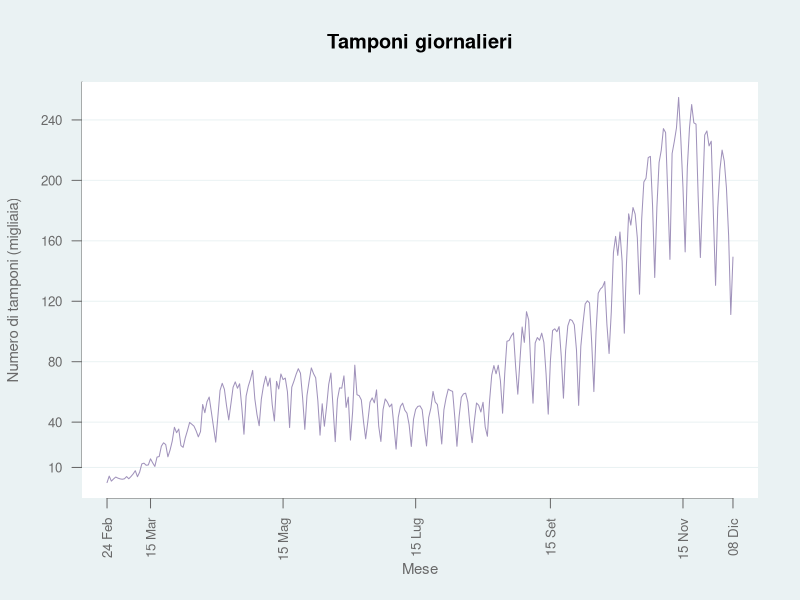
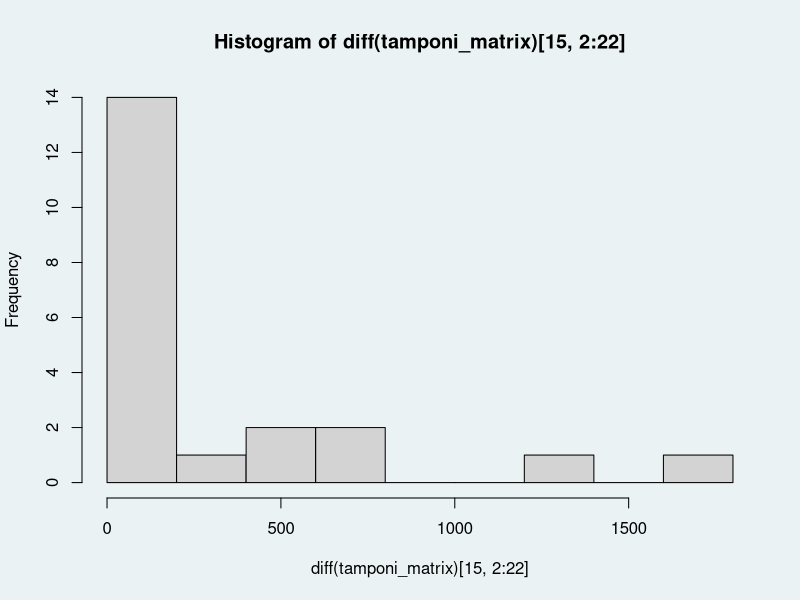
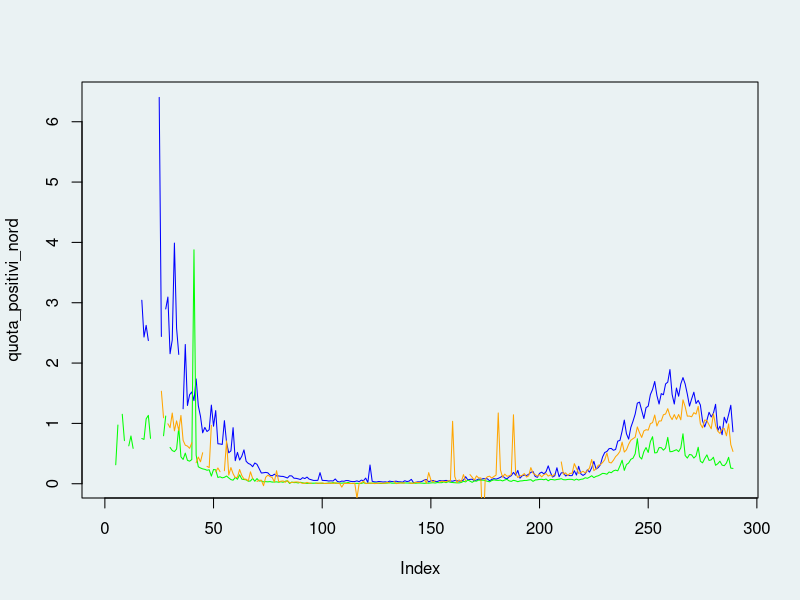
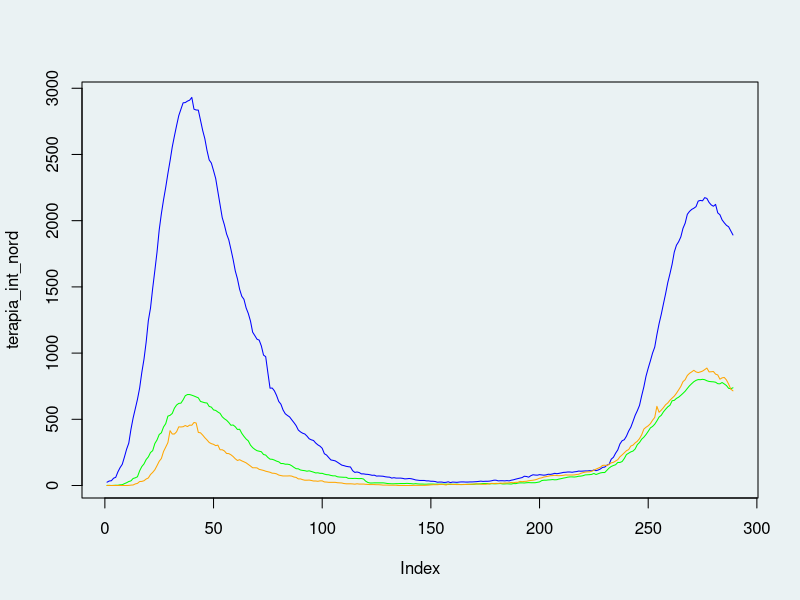

The R source for these figures, in order:
## ---- chunk 1
knitr::opts_chunk$set(echo=TRUE,fig.dim=c(5,5))
options(scipen=999)
setwd("/Users/mau/github/covid_19_data")
## ---- chunk 2
options(scipen=999)
setwd("/Users/mau/github/covid_19_data")
covid_data <- read.delim("covid_data.csv",sep=",",header=T)
date_matrix <- matrix(covid_data$date,ncol=22)
date <- as.Date(date_matrix[,1])
tamponi_matrix <- matrix(covid_data$tamponi,ncol=22)
tamponi_ita <- diff(tamponi_matrix[,1])
## ---- chunk 3
#Function that allows me to customize the plot region
plot_region <- function() {
  points(0, 0, pch=16, cex=1e6, col="#FFFFFF") #FFFFFF: white
  #grid(NA,ny=NULL,col="#EAF2F3",lty=1,lwd=2)
}
## ---- chunk 4
ymarks <- c(10000,40000,80000,120000,160000,200000,240000,280000)
ylabels <- c("10","40","80","120","160","200","240","280")
xmarks <- date[c(1,21,82,143,205,266,289)] #,"2020-12-15"
xlabels <- c("24 Feb","15 Mar","15 Mag","15 Lug","15 Set","15 Nov","08 Dic")

par(bg="#EAF2F3")
plot(c(0,tamponi_ita)~date,type="l",xaxt="n",yaxt="n",xlab="",ylab="",bty="n",main="Tamponi giornalieri")
title(xlab="Mese",ylab="Numero di tamponi (migliaia)",cex.lab=.9,col.lab="#696969",panel.first=plot_region())
axis.Date(1,at=xmarks,labels=xlabels,cex.axis=.8,col="#696969",col.axis="#696969",las=2)
axis(2,tick=TRUE,at=ymarks,labels=ylabels,las=2,cex.axis=.8,col="#696969",col.axis="#696969")
abline(h=ymarks,col="#EAF2F3",panel.first=plot_region()) #v=xmarks,
points(c(0,tamponi_ita)~date,type="l",col="#8877AACC")
mean_tamp <- data.frame("Mean first wave"=round(mean(tamponi_ita[1:30])),"Mean second wave"=round(mean(tamponi_ita[214:244])))
knitr::kable(mean_tamp,caption="Mean daily tests in the first thirty days of the two waves")
summary(diff(tamponi_matrix)[15,2:22])
hist(diff(tamponi_matrix)[15,2:22])
means_tamp_reg_fw <- colSums(diff(tamponi_matrix)[1:29,])/29
means_fw <- mean(means_tamp_reg_fw[2:22])
sd_fw <- sd(means_tamp_reg_fw[2:22])
means_tamp_reg_sw <- colSums(diff(tamponi_matrix)[214:243,])/29
means_sw <- mean(means_tamp_reg_sw[2:22])
sd_sw <- sd(means_tamp_reg_sw[2:22])
var_tamp <- data.frame("First wave"=round(c(means_fw,sd_fw)),"Second wave"=round(c(means_sw,sd_sw)))
knitr::kable(var_tamp,caption="Variability in mean daily tests in the first thirty days of the two waves")
## ---- chunk 5
quota_positivi_nord <- rowSums(matrix(c(covid_data$nuovi_positivi[1],diff(covid_data$totale_casi))/c(covid_data$tamponi[1],diff(covid_data$tamponi)),ncol=22)[,c(2:8,21,22)])
quota_positivi_centro <- rowSums(matrix(diff(covid_data$totale_casi)/diff(covid_data$tamponi),ncol=22)[,9:12])
quota_positivi_sud <- rowSums(matrix(diff(covid_data$totale_casi)/diff(covid_data$tamponi),ncol=22)[,13:20])

plot(quota_positivi_nord,type="l",col="blue")
lines(quota_positivi_centro,col="green")
lines(quota_positivi_sud,col="orange")

terapia_int_nord <- rowSums(matrix(covid_data$terapia_intensiva,ncol=22)[,c(2:8,21,22)])
terapia_int_centro <- rowSums(matrix(covid_data$terapia_intensiva,ncol=22)[,9:12])
terapia_int_sud <- rowSums(matrix(covid_data$terapia_intensiva,ncol=22)[,13:20])

plot(terapia_int_nord,type="l",col="blue")
lines(terapia_int_centro,col="green")
lines(terapia_int_sud,col="orange")

deceduti_nord <- rowSums(matrix(covid_data$deceduti,ncol=22)[,c(2:8,21,22)])
deceduti_centro <- rowSums(matrix(covid_data$deceduti,ncol=22)[,9:12])
deceduti_sud <- rowSums(matrix(covid_data$deceduti,ncol=22)[,13:20])

guariti_nord <- rowSums(matrix(covid_data$dimessi_guariti,ncol=22)[,c(2:8,21,22)])
guariti_centro <- rowSums(matrix(covid_data$dimessi_guariti,ncol=22)[,9:12])
guariti_sud <- rowSums(matrix(covid_data$dimessi_guariti,ncol=22)[,13:20])
## ---- chunk 6
###This code chunk allows me to load the data and treat dates conveniently
#setwd("github/covid_19_data/")
covid_data <- read.delim("covid_data.csv",sep=",",header=T)
covid_data$date <- as.Date(covid_data$date)
regions <- levels(covid_data$denominazione_regione)

###This code chunk allows me to subset the Italian regions.
italia <- subset(covid_data,covid_data$denominazione_regione=="Italia")
n <- length(italia$date) #convenient, because it represents the number of observations
italia$growth_tot <- c(0,diff(italia$totale_casi)/italia$totale_casi[1:n-1]) #Growth rate of total cases
italia$nuovi_terapia_intensiva <- c(0,diff(italia$terapia_intensiva))
italia$growth_ter_int <- c(0,diff(italia$terapia_intensiva)/italia$terapia_intensiva[1:n-1]) #Growth rate of intensive care
italia$nuovi_deceduti <- c(0,diff(italia$deceduti))
italia$growth_dec <- c(0,diff(italia$deceduti)/italia$deceduti[1:n-1]) #Growth rate of deceased
italia$nuovi_guariti <- c(0,diff(italia$dimessi_guariti))

abruzzo <- subset(covid_data,covid_data$denominazione_regione=="Abruzzo")
abruzzo$growth_tot <- c(0,diff(abruzzo$totale_casi)/abruzzo$totale_casi[1:n-1]) #Growth rate of contagions
abruzzo$growth_ter_int <- c(0,diff(abruzzo$terapia_intensiva)/abruzzo$terapia_intensiva[1:n-1]) #Growth rate of intensive care
abruzzo$nuovi_deceduti <- c(0,diff(abruzzo$deceduti))
abruzzo$growth_dec <- c(0,diff(abruzzo$deceduti)/abruzzo$deceduti[1:n-1]) #Growth rate of deceased
abruzzo$share_tot <- abruzzo$totale_casi/italia$totale_casi
abruzzo$share_new <- abruzzo$nuovi_positivi/italia$nuovi_positivi
abruzzo$share_ter_int <- abruzzo$terapia_intensiva/italia$terapia_intensiva
abruzzo$share_dec <- abruzzo$deceduti/italia$deceduti

basilicata <- subset(covid_data,covid_data$denominazione_regione=="Basilicata")
basilicata$growth_tot <- c(0,diff(basilicata$totale_casi)/basilicata$totale_casi[1:n-1]) #Growth rate of contagions
basilicata$growth_ter_int <- c(0,diff(basilicata$terapia_intensiva)/basilicata$terapia_intensiva[1:n-1]) #Growth rate of intensive care
basilicata$nuovi_deceduti <- c(0,diff(basilicata$deceduti))
basilicata$growth_dec <- c(0,diff(basilicata$deceduti)/basilicata$deceduti[1:n-1]) #Growth rate of deceased
basilicata$share_tot <- basilicata$totale_casi/italia$totale_casi
basilicata$share_new <- basilicata$nuovi_positivi/italia$nuovi_positivi
basilicata$share_ter_int <- basilicata$terapia_intensiva/italia$terapia_intensiva
basilicata$share_dec <- basilicata$deceduti/italia$deceduti

calabria <- subset(covid_data,covid_data$denominazione_regione=="Calabria")
calabria$growth_tot <- c(0,diff(calabria$totale_casi)/calabria$totale_casi[1:n-1]) #Growth rate of contagions
calabria$growth_ter_int <- c(0,diff(calabria$terapia_intensiva)/calabria$terapia_intensiva[1:n-1]) #Growth rate of intensive care
calabria$nuovi_deceduti <- c(0,diff(calabria$deceduti))
calabria$growth_dec <- c(0,diff(calabria$deceduti)/calabria$deceduti[1:n-1]) #Growth rate of deceased
calabria$share_tot <- calabria$totale_casi/italia$totale_casi
calabria$share_new <- calabria$nuovi_positivi/italia$nuovi_positivi
calabria$share_ter_int <- calabria$terapia_intensiva/italia$terapia_intensiva
calabria$share_dec <- calabria$deceduti/italia$deceduti

campania <- subset(covid_data,covid_data$denominazione_regione=="Campania")
campania$growth_tot <- c(0,diff(campania$totale_casi)/campania$totale_casi[1:n-1]) #Growth rate of contagions
campania$growth_ter_int <- c(0,diff(campania$terapia_intensiva)/campania$terapia_intensiva[1:n-1]) #Growth rate of intensive care
campania$nuovi_deceduti <- c(0,diff(campania$deceduti))
campania$growth_dec <- c(0,diff(campania$deceduti)/campania$deceduti[1:n-1]) #Growth rate of deceased
campania$share_tot <- campania$totale_casi/italia$totale_casi
campania$share_new <- campania$nuovi_positivi/italia$nuovi_positivi
campania$share_ter_int <- campania$terapia_intensiva/italia$terapia_intensiva
campania$share_dec <- campania$deceduti/italia$deceduti

e_romagna <- subset(covid_data,covid_data$denominazione_regione=="Emilia-Romagna")
e_romagna$growth_tot <- c(0,diff(e_romagna$totale_casi)/e_romagna$totale_casi[1:n-1]) #Growth rate of contagions
e_romagna$growth_ter_int <- c(0,diff(e_romagna$terapia_intensiva)/e_romagna$terapia_intensiva[1:n-1]) #Growth rate of intensive care
e_romagna$nuovi_deceduti <- c(0,diff(e_romagna$deceduti))
e_romagna$growth_dec <- c(0,diff(e_romagna$deceduti)/e_romagna$deceduti[1:n-1]) #Growth rate of deceased
e_romagna$share_tot <- e_romagna$totale_casi/italia$totale_casi
e_romagna$share_new <- e_romagna$nuovi_positivi/italia$nuovi_positivi
e_romagna$share_ter_int <- e_romagna$terapia_intensiva/italia$terapia_intensiva
e_romagna$share_dec <- e_romagna$deceduti/italia$deceduti

fv_giulia <- subset(covid_data,covid_data$denominazione_regione=="Friuli Venezia Giulia")
fv_giulia$growth_tot <- c(0,diff(fv_giulia$totale_casi)/fv_giulia$totale_casi[1:n-1]) #Growth rate of contagions
fv_giulia$growth_ter_int <- c(0,diff(fv_giulia$terapia_intensiva)/fv_giulia$terapia_intensiva[1:n-1]) #Growth rate of intensive care
fv_giulia$nuovi_deceduti <- c(0,diff(fv_giulia$deceduti))
fv_giulia$growth_dec <- c(0,diff(fv_giulia$deceduti)/fv_giulia$deceduti[1:n-1]) #Growth rate of deceased
fv_giulia$share_tot <- fv_giulia$totale_casi/italia$totale_casi
fv_giulia$share_new <- fv_giulia$nuovi_positivi/italia$nuovi_positivi
fv_giulia$share_ter_int <- fv_giulia$terapia_intensiva/italia$terapia_intensiva
fv_giulia$share_dec <- fv_giulia$deceduti/italia$deceduti

lazio <- subset(covid_data,covid_data$denominazione_regione=="Lazio")
lazio$growth_tot <- c(0,diff(lazio$totale_casi)/lazio$totale_casi[1:n-1]) #Growth rate of contagions
lazio$growth_ter_int <- c(0,diff(lazio$terapia_intensiva)/lazio$terapia_intensiva[1:n-1]) #Growth rate of intensive care
lazio$nuovi_deceduti <- c(0,diff(lazio$deceduti))
lazio$growth_dec <- c(0,diff(lazio$deceduti)/lazio$deceduti[1:n-1]) #Growth rate of deceased
lazio$share_tot <- lazio$totale_casi/italia$totale_casi
lazio$share_new <- lazio$nuovi_positivi/italia$nuovi_positivi
lazio$share_ter_int <- lazio$terapia_intensiva/italia$terapia_intensiva
lazio$share_dec <- lazio$deceduti/italia$deceduti

liguria <- subset(covid_data,covid_data$denominazione_regione=="Liguria")
liguria$growth_tot <- c(0,diff(liguria$totale_casi)/liguria$totale_casi[1:n-1]) #Growth rate of contagions
liguria$growth_ter_int <- c(0,diff(liguria$terapia_intensiva)/liguria$terapia_intensiva[1:n-1]) #Growth rate of intensive care
liguria$nuovi_deceduti <- c(0,diff(liguria$deceduti))
liguria$growth_dec <- c(0,diff(liguria$deceduti)/liguria$deceduti[1:n-1]) #Growth rate of deceased
liguria$share_tot <- liguria$totale_casi/italia$totale_casi
liguria$share_new <- liguria$nuovi_positivi/italia$nuovi_positivi
liguria$share_ter_int <- liguria$terapia_intensiva/italia$terapia_intensiva
liguria$share_dec <- liguria$deceduti/italia$deceduti

lombardia <- subset(covid_data,covid_data$denominazione_regione=="Lombardia")
lombardia$growth_tot <- c(0,diff(lombardia$totale_casi)/lombardia$totale_casi[1:n-1]) #Growth rate of contagions
lombardia$growth_ter_int <- c(0,diff(lombardia$terapia_intensiva)/lombardia$terapia_intensiva[1:n-1]) #Growth rate of intensive care
lombardia$nuovi_deceduti <- c(0,diff(lombardia$deceduti))
lombardia$growth_dec <- c(0,diff(lombardia$deceduti)/lombardia$deceduti[1:n-1]) #Growth rate of deceased
lombardia$share_tot <- lombardia$totale_casi/italia$totale_casi
lombardia$share_new <- lombardia$nuovi_positivi/italia$nuovi_positivi
lombardia$share_ter_int <- lombardia$terapia_intensiva/italia$terapia_intensiva
lombardia$share_dec <- lombardia$deceduti/italia$deceduti

marche <- subset(covid_data,covid_data$denominazione_regione=="Marche")
marche$growth_tot <- c(0,diff(marche$totale_casi)/marche$totale_casi[1:n-1]) #Growth rate of contagions
marche$growth_ter_int <- c(0,diff(marche$terapia_intensiva)/marche$terapia_intensiva[1:n-1]) #Growth rate of intensive care
marche$nuovi_deceduti <- c(0,diff(marche$deceduti))
marche$growth_dec <- c(0,diff(marche$deceduti)/marche$deceduti[1:n-1]) #Growth rate of deceased
marche$share_tot <- marche$totale_casi/italia$totale_casi
marche$share_new <- marche$nuovi_positivi/italia$nuovi_positivi
marche$share_ter_int <- marche$terapia_intensiva/italia$terapia_intensiva
marche$share_dec <- marche$deceduti/italia$deceduti

molise <- subset(covid_data,covid_data$denominazione_regione=="Molise")
molise$growth_tot <- c(0,diff(molise$totale_casi)/molise$totale_casi[1:n-1]) #Growth rate of contagions
molise$growth_ter_int <- c(0,diff(molise$terapia_intensiva)/molise$terapia_intensiva[1:n-1]) #Growth rate of intensive care
molise$nuovi_deceduti <- c(0,diff(molise$deceduti))
molise$growth_dec <- c(0,diff(molise$deceduti)/molise$deceduti[1:n-1]) #Growth rate of deceased
molise$share_tot <- molise$totale_casi/italia$totale_casi
molise$share_new <- molise$nuovi_positivi/italia$nuovi_positivi
molise$share_ter_int <- molise$terapia_intensiva/italia$terapia_intensiva
molise$share_dec <- molise$deceduti/italia$deceduti

bolzano <- subset(covid_data,covid_data$denominazione_regione=="P.A. Bolzano")
bolzano$growth_tot <- c(0,diff(bolzano$totale_casi)/bolzano$totale_casi[1:n-1]) #Growth rate of contagions
bolzano$growth_ter_int <- c(0,diff(bolzano$terapia_intensiva)/bolzano$terapia_intensiva[1:n-1]) #Growth rate of intensive care
bolzano$nuovi_deceduti <- c(0,diff(bolzano$deceduti))
bolzano$growth_dec <- c(0,diff(bolzano$deceduti)/bolzano$deceduti[1:n-1]) #Growth rate of deceased
bolzano$share_tot <- bolzano$totale_casi/italia$totale_casi
bolzano$share_new <- bolzano$nuovi_positivi/italia$nuovi_positivi
bolzano$share_ter_int <- bolzano$terapia_intensiva/italia$terapia_intensiva
bolzano$share_dec <- bolzano$deceduti/italia$deceduti

trento <- subset(covid_data,covid_data$denominazione_regione=="P.A. Trento")
trento$growth_tot <- c(0,diff(trento$totale_casi)/trento$totale_casi[1:n-1]) #Growth rate of contagions
trento$growth_ter_int <- c(0,diff(trento$terapia_intensiva)/trento$terapia_intensiva[1:n-1]) #Growth rate of intensive care
trento$nuovi_deceduti <- c(0,diff(trento$deceduti))
trento$growth_dec <- c(0,diff(trento$deceduti)/trento$deceduti[1:n-1]) #Growth rate of deceased
trento$share_tot <- trento$totale_casi/italia$totale_casi
trento$share_new <- trento$nuovi_positivi/italia$nuovi_positivi
trento$share_ter_int <- trento$terapia_intensiva/italia$terapia_intensiva
trento$share_dec <- trento$deceduti/italia$deceduti

piemonte <- subset(covid_data,covid_data$denominazione_regione=="Piemonte")
piemonte$growth_tot <- c(0,diff(piemonte$totale_casi)/piemonte$totale_casi[1:n-1]) #Growth rate of contagions
piemonte$growth_ter_int <- c(0,diff(piemonte$terapia_intensiva)/piemonte$terapia_intensiva[1:n-1]) #Growth rate of intensive care
piemonte$nuovi_deceduti <- c(0,diff(piemonte$deceduti))
piemonte$growth_dec <- c(0,diff(piemonte$deceduti)/piemonte$deceduti[1:n-1]) #Growth rate of deceased
piemonte$share_tot <- piemonte$totale_casi/italia$totale_casi
piemonte$share_new <- piemonte$nuovi_positivi/italia$nuovi_positivi
piemonte$share_ter_int <- piemonte$terapia_intensiva/italia$terapia_intensiva
piemonte$share_dec <- piemonte$deceduti/italia$deceduti

puglia <- subset(covid_data,covid_data$denominazione_regione=="Puglia")
puglia$growth_tot <- c(0,diff(puglia$totale_casi)/puglia$totale_casi[1:n-1]) #Growth rate of contagions
puglia$growth_ter_int <- c(0,diff(puglia$terapia_intensiva)/puglia$terapia_intensiva[1:n-1]) #Growth rate of intensive care
puglia$nuovi_deceduti <- c(0,diff(puglia$deceduti))
puglia$growth_dec <- c(0,diff(puglia$deceduti)/puglia$deceduti[1:n-1]) #Growth rate of deceased
puglia$share_tot <- puglia$totale_casi/italia$totale_casi
puglia$share_new <- puglia$nuovi_positivi/italia$nuovi_positivi
puglia$share_ter_int <- puglia$terapia_intensiva/italia$terapia_intensiva
puglia$share_dec <- puglia$deceduti/italia$deceduti

sardegna <- subset(covid_data,covid_data$denominazione_regione=="Sardegna")
sardegna$growth_tot <- c(0,diff(sardegna$totale_casi)/sardegna$totale_casi[1:n-1]) #Growth rate of contagions
sardegna$growth_ter_int <- c(0,diff(sardegna$terapia_intensiva)/sardegna$terapia_intensiva[1:n-1]) #Growth rate of intensive care
sardegna$nuovi_deceduti <- c(0,diff(sardegna$deceduti))
sardegna$growth_dec <- c(0,diff(sardegna$deceduti)/sardegna$deceduti[1:n-1]) #Growth rate of deceased
sardegna$share_tot <- sardegna$totale_casi/italia$totale_casi
sardegna$share_new <- sardegna$nuovi_positivi/italia$nuovi_positivi
sardegna$share_ter_int <- sardegna$terapia_intensiva/italia$terapia_intensiva
sardegna$share_dec <- sardegna$deceduti/italia$deceduti

sicilia <- subset(covid_data,covid_data$denominazione_regione=="Sicilia")
sicilia$growth_tot <- c(0,diff(sicilia$totale_casi)/sicilia$totale_casi[1:n-1]) #Growth rate of contagions
sicilia$growth_ter_int <- c(0,diff(sicilia$terapia_intensiva)/sicilia$terapia_intensiva[1:n-1]) #Growth rate of intensive care
sicilia$nuovi_deceduti <- c(0,diff(sicilia$deceduti))
sicilia$growth_dec <- c(0,diff(sicilia$deceduti)/sicilia$deceduti[1:n-1]) #Growth rate of deceased
sicilia$share_tot <- sicilia$totale_casi/italia$totale_casi
sicilia$share_new <- sicilia$nuovi_positivi/italia$nuovi_positivi
sicilia$share_ter_int <- sicilia$terapia_intensiva/italia$terapia_intensiva
sicilia$share_dec <- sicilia$deceduti/italia$deceduti

toscana <- subset(covid_data,covid_data$denominazione_regione=="Toscana")
toscana$growth_tot <- c(0,diff(toscana$totale_casi)/toscana$totale_casi[1:n-1]) #Growth rate of contagions
toscana$growth_ter_int <- c(0,diff(toscana$terapia_intensiva)/toscana$terapia_intensiva[1:n-1]) #Growth rate of intensive care
toscana$nuovi_deceduti <- c(0,diff(toscana$deceduti))
toscana$growth_dec <- c(0,diff(toscana$deceduti)/toscana$deceduti[1:n-1]) #Growth rate of deceased
toscana$share_tot <- toscana$totale_casi/italia$totale_casi
toscana$share_new <- toscana$nuovi_positivi/italia$nuovi_positivi
toscana$share_ter_int <- toscana$terapia_intensiva/italia$terapia_intensiva
toscana$share_dec <- toscana$deceduti/italia$deceduti

umbria <- subset(covid_data,covid_data$denominazione_regione=="Umbria")
umbria$growth_tot <- c(0,diff(umbria$totale_casi)/umbria$totale_casi[1:n-1]) #Growth rate of contagions
umbria$growth_ter_int <- c(0,diff(umbria$terapia_intensiva)/umbria$terapia_intensiva[1:n-1]) #Growth rate of intensive care
umbria$nuovi_deceduti <- c(0,diff(umbria$deceduti))
umbria$growth_dec <- c(0,diff(umbria$deceduti)/umbria$deceduti[1:n-1]) #Growth rate of deceased
umbria$share_tot <- umbria$totale_casi/italia$totale_casi
umbria$share_new <- umbria$nuovi_positivi/italia$nuovi_positivi
umbria$share_ter_int <- umbria$terapia_intensiva/italia$terapia_intensiva
umbria$share_dec <- umbria$deceduti/italia$deceduti

v_aosta <- subset(covid_data,covid_data$denominazione_regione=="Valle d'Aosta")
v_aosta$growth_tot <- c(0,diff(v_aosta$totale_casi)/v_aosta$totale_casi[1:n-1]) #Growth rate of contagions
v_aosta$growth_ter_int <- c(0,diff(v_aosta$terapia_intensiva)/v_aosta$terapia_intensiva[1:n-1]) #Growth rate of intensive care
v_aosta$nuovi_deceduti <- c(0,diff(v_aosta$deceduti))
v_aosta$growth_dec <- c(0,diff(v_aosta$deceduti)/v_aosta$deceduti[1:n-1]) #Growth rate of deceased
v_aosta$share_tot <- v_aosta$totale_casi/italia$totale_casi
v_aosta$share_new <- v_aosta$nuovi_positivi/italia$nuovi_positivi
v_aosta$share_ter_int <- v_aosta$terapia_intensiva/italia$terapia_intensiva
v_aosta$share_dec <- v_aosta$deceduti/italia$deceduti

veneto <- subset(covid_data,covid_data$denominazione_regione=="Veneto")
veneto$growth_tot <- c(0,diff(veneto$totale_casi)/veneto$totale_casi[1:n-1]) #Growth rate of contagions
veneto$growth_ter_int <- c(0,diff(veneto$terapia_intensiva)/veneto$terapia_intensiva[1:n-1]) #Growth rate of intensive care
veneto$nuovi_deceduti <- c(0,diff(veneto$deceduti))
veneto$growth_dec <- c(0,diff(veneto$deceduti)/veneto$deceduti[1:n-1]) #Growth rate of deceased
veneto$share_tot <- veneto$totale_casi/italia$totale_casi
veneto$share_new <- veneto$nuovi_positivi/italia$nuovi_positivi
veneto$share_ter_int <- veneto$terapia_intensiva/italia$terapia_intensiva
veneto$share_dec <- veneto$deceduti/italia$deceduti
############################
############################
############################

#Latest observation of contagions (reproducing the table from Ministero della Salute: )
Data <- as.vector(italia$date)[length(italia$date)]
Regione <- as.vector(append(regions,"Italia"))
latest_abruzzo <- abruzzo[n,c(4,11,14,15,18,19)]
latest_basilicata <- basilicata[n,c(4,11,14,15,18,19)]
latest_calabria <- calabria[n,c(4,11,14,15,18,19)]
latest_campania <- campania[n,c(4,11,14,15,18,19)]
latest_e_romagna <- e_romagna[n,c(4,11,14,15,18,19)]
latest_fv_giulia <- fv_giulia[n,c(4,11,14,15,18,19)]
latest_lazio <- lazio[n,c(4,11,14,15,18,19)]
latest_liguria <- liguria[n,c(4,11,14,15,18,19)]
latest_lombardia <- lombardia[n,c(4,11,14,15,18,19)]
latest_marche <- marche[n,c(4,11,14,15,18,19)]
latest_molise <- molise[n,c(4,11,14,15,18,19)]
latest_bolzano <- bolzano[n,c(4,11,14,15,18,19)]
latest_trento <- trento[n,c(4,11,14,15,18,19)]
latest_piemonte <- piemonte[n,c(4,11,14,15,18,19)]
latest_puglia <- puglia[n,c(4,11,14,15,18,19)]
latest_sardegna <- sardegna[n,c(4,11,14,15,18,19)]
latest_sicilia <- sicilia[n,c(4,11,14,15,18,19)]
latest_toscana <- toscana[n,c(4,11,14,15,18,19)]
latest_umbria <- umbria[n,c(4,11,14,15,18,19)]
latest_v_aosta <- v_aosta[n,c(4,11,14,15,18,19)]
latest_veneto <- veneto[n,c(4,11,14,15,18,19)]
latest_italia <- italia[n,c(4,11,14,15,18,19)]
latest1 <- rbind(latest_abruzzo,latest_basilicata,latest_calabria,latest_campania,latest_e_romagna,
                 latest_fv_giulia,latest_lazio,latest_liguria,latest_lombardia,latest_marche,latest_molise,
                 latest_bolzano,latest_trento,latest_piemonte,latest_puglia,latest_sardegna,latest_sicilia,
                 latest_toscana,latest_umbria,latest_v_aosta,latest_veneto,latest_italia)
latest2 <- cbind(italia$date[n],latest1[order(latest1$totale_casi),])
names(latest2) <- c("Data","Regione","Totale positivi","Guariti","Deceduti","Totale casi","Tamponi effettuati")
print(latest2)
############################
############################
############################
